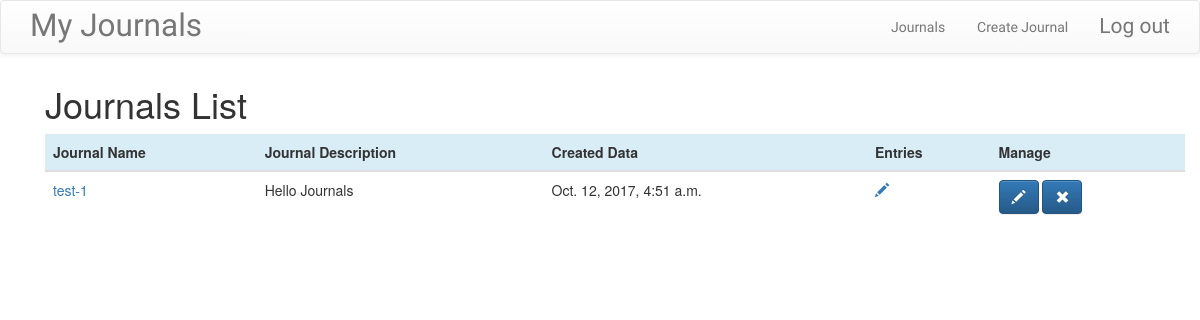
The page /journals/ (signed in) on the database its author committed.
### journals/models.py (models this page shows, shortened)
class Journal(models.Model):
    user = models.ForeignKey(User, on_delete=models.CASCADE)
    slug = models.SlugField('slug text', allow_unicode=True, unique=True)
    created_date = models.DateTimeField('date created', default= timezone.now)
    modified_date = models.DateTimeField('date modified', blank = True, null=True)
    name_text = models.CharField('journal name', max_length=200, unique=True)
    description_text = models.CharField('journal description', max_length=200)
    class Meta:
        ordering = ["name_text"]

### journals/views.py (the view)
class HomePage(LoginRequiredMixin, generic.ListView):
    model = Journal
    def get_queryset(self):
        queryset = super().get_queryset()
        return queryset.filter(user=self.request.user)

### journals/templates/journals/journal_list.html
{% extends "journals/journal_base.html" %}
{% block pregroup %}
    <div class="container">
    <h1>Journals List</h1>
<table class="table">
    <thead>
    <tr class ="info">
        <th>Journal Name</th>
        <th>Journal Description</th>
        <th>Created Data</th>
        <th>Entries</th>
        <th>Manage</th>
    </tr>
    </thead>
    <tbody >
    {% for journal in object_list  %}
    <tr>
        <td><a href="{% url 'journals:single' slug=journal.slug %}">{{ journal.slug }}</a></td>
        <td>{{ journal.description_text }}</td>
        <td>{{ journal.created_date }}</td>
        <td><a href="{% url 'journals:entry_list' pk=journal.id %}"><span class="glyphicon glyphicon-pencil"></span></a></td>
        <td>
            <a class="btn btn-primary" href="{% url 'journals:edit' pk=journal.pk %}"><span class="glyphicon glyphicon-pencil"></span></a>
            <a class="btn btn-primary" href="{% url 'journals:delete' pk=journal.pk %}"><span class="glyphicon glyphicon-remove"></span></a>
        </td>
    </tr>
        {% empty %}
        <tr>
        <td>
            No articles yet.
        </td>
        </tr>
    {% endfor %}
    </tbody>
</table>
</div>
{% endblock %}

### rows shown on the page
Journal: slug "test-1", description_text "Hello Journals", created_date "Oct. 12, 2017, 4:51 a.m."
